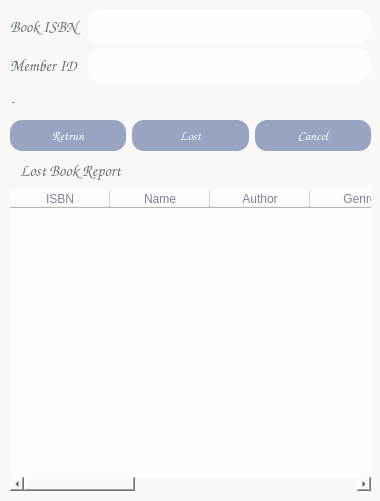
<?xml version="1.0" encoding="UTF-8"?>
<ui version="4.0">
 <class>handback</class>
 <widget class="QDialog" name="handback">
  <property name="geometry">
   <rect>
    <x>0</x>
    <y>0</y>
    <width>380</width>
    <height>501</height>
   </rect>
  </property>
  <property name="windowTitle">
   <string>Dialog</string>
  </property>
  <property name="styleSheet">
   <string notr="true">background-color: rgb(250, 248, 245);</string>
  </property>
  <widget class="QTableWidget" name="lostBookTable">
   <property name="geometry">
    <rect>
     <x>10</x>
     <y>190</y>
     <width>361</width>
     <height>301</height>
    </rect>
   </property>
   <property name="font">
    <font>
     <family>Comic Sans MS</family>
     <pointsize>10</pointsize>
     <italic>false</italic>
     <bold>false</bold>
    </font>
   </property>
   <property name="styleSheet">
    <string notr="true">color: rgb(121, 131, 154);
background-color: rgb(253, 253, 252);
border-radius: 12px;
font: 10pt &quot;Comic Sans MS&quot;;</string>
   </property>
   <column>
    <property name="text">
     <string>ISBN</string>
    </property>
   </column>
   <column>
    <property name="text">
     <string>Name</string>
    </property>
   </column>
   <column>
    <property name="text">
     <string>Author</string>
    </property>
   </column>
   <column>
    <property name="text">
     <string>Genre</string>
    </property>
   </column>
   <column>
    <property name="text">
     <string>Publisher</string>
    </property>
   </column>
   <column>
    <property name="text">
     <string>Price</string>
    </property>
   </column>
   <column>
    <property name="text">
     <string>Quantity</string>
    </property>
   </column>
   <column>
    <property name="text">
     <string>Date</string>
    </property>
   </column>
   <column>
    <property name="text">
     <string>Description</string>
    </property>
   </column>
  </widget>
  <widget class="QWidget" name="layoutWidget">
   <property name="geometry">
    <rect>
     <x>10</x>
     <y>10</y>
     <width>361</width>
     <height>71</height>
    </rect>
   </property>
   <layout class="QFormLayout" name="formLayout">
    <item row="0" column="0">
     <widget class="QLabel" name="label">
      <property name="font">
       <font>
        <family>Comic Sans MS</family>
        <pointsize>12</pointsize>
       </font>
      </property>
      <property name="styleSheet">
       <string notr="true">color: rgb(100, 114, 121);</string>
      </property>
      <property name="text">
       <string>Book ISBN</string>
      </property>
     </widget>
    </item>
    <item row="0" column="1">
     <widget class="QLineEdit" name="bookISBNLineEdit">
      <property name="sizePolicy">
       <sizepolicy hsizetype="Expanding" vsizetype="Expanding">
        <horstretch>0</horstretch>
        <verstretch>0</verstretch>
       </sizepolicy>
      </property>
      <property name="font">
       <font>
        <family>Comic Sans MS</family>
        <pointsize>12</pointsize>
       </font>
      </property>
      <property name="styleSheet">
       <string notr="true">color: rgb(121, 131, 154);
background-color: rgb(253, 253, 252);
border-radius: 12px;</string>
      </property>
     </widget>
    </item>
    <item row="1" column="0">
     <widget class="QLabel" name="label_2">
      <property name="font">
       <font>
        <family>Comic Sans MS</family>
        <pointsize>12</pointsize>
       </font>
      </property>
      <property name="styleSheet">
       <string notr="true">color: rgb(100, 114, 121);</string>
      </property>
      <property name="text">
       <string>Member ID</string>
      </property>
     </widget>
    </item>
    <item row="1" column="1">
     <widget class="QLineEdit" name="memberIDLineEdit">
      <property name="sizePolicy">
       <sizepolicy hsizetype="Expanding" vsizetype="Expanding">
        <horstretch>0</horstretch>
        <verstretch>0</verstretch>
       </sizepolicy>
      </property>
      <property name="font">
       <font>
        <family>Comic Sans MS</family>
        <pointsize>12</pointsize>
       </font>
      </property>
      <property name="styleSheet">
       <string notr="true">color: rgb(121, 131, 154);
background-color: rgb(253, 253, 252);
border-radius: 12px;</string>
      </property>
     </widget>
    </item>
   </layout>
  </widget>
  <widget class="QWidget" name="layoutWidget">
   <property name="geometry">
    <rect>
     <x>10</x>
     <y>120</y>
     <width>361</width>
     <height>31</height>
    </rect>
   </property>
   <layout class="QHBoxLayout" name="horizontalLayout_2">
    <item>
     <widget class="QPushButton" name="returnButton">
      <property name="sizePolicy">
       <sizepolicy hsizetype="Expanding" vsizetype="Preferred">
        <horstretch>0</horstretch>
        <verstretch>0</verstretch>
       </sizepolicy>
      </property>
      <property name="font">
       <font>
        <family>Comic Sans MS</family>
        <pointsize>10</pointsize>
       </font>
      </property>
      <property name="cursor">
       <cursorShape>PointingHandCursor</cursorShape>
      </property>
      <property name="styleSheet">
       <string notr="true">color: rgb(255, 255, 255);
background-color: rgb(152, 164, 193);
border-radius: 12px;
</string>
      </property>
      <property name="text">
       <string>Retrun</string>
      </property>
     </widget>
    </item>
    <item>
     <widget class="QPushButton" name="lostButton">
      <property name="sizePolicy">
       <sizepolicy hsizetype="Expanding" vsizetype="Preferred">
        <horstretch>0</horstretch>
        <verstretch>0</verstretch>
       </sizepolicy>
      </property>
      <property name="font">
       <font>
        <family>Comic Sans MS</family>
        <pointsize>10</pointsize>
       </font>
      </property>
      <property name="cursor">
       <cursorShape>PointingHandCursor</cursorShape>
      </property>
      <property name="styleSheet">
       <string notr="true">color: rgb(255, 255, 255);
background-color: rgb(152, 164, 193);
border-radius: 12px;
</string>
      </property>
      <property name="text">
       <string>Lost</string>
      </property>
     </widget>
    </item>
    <item>
     <widget class="QPushButton" name="pushButton_3">
      <property name="sizePolicy">
       <sizepolicy hsizetype="Expanding" vsizetype="Preferred">
        <horstretch>0</horstretch>
        <verstretch>0</verstretch>
       </sizepolicy>
      </property>
      <property name="font">
       <font>
        <family>Comic Sans MS</family>
        <pointsize>10</pointsize>
       </font>
      </property>
      <property name="cursor">
       <cursorShape>PointingHandCursor</cursorShape>
      </property>
      <property name="styleSheet">
       <string notr="true">color: rgb(255, 255, 255);
background-color: rgb(152, 164, 193);
border-radius: 12px;
</string>
      </property>
      <property name="text">
       <string>Cancel</string>
      </property>
     </widget>
    </item>
   </layout>
  </widget>
  <widget class="QLabel" name="label_6">
   <property name="geometry">
    <rect>
     <x>20</x>
     <y>160</y>
     <width>151</width>
     <height>21</height>
    </rect>
   </property>
   <property name="font">
    <font>
     <family>Comic Sans MS</family>
     <pointsize>12</pointsize>
    </font>
   </property>
   <property name="styleSheet">
    <string notr="true">color: rgb(100, 114, 121);</string>
   </property>
   <property name="text">
    <string>Lost Book Report</string>
   </property>
  </widget>
  <widget class="QLabel" name="statusLabel">
   <property name="geometry">
    <rect>
     <x>10</x>
     <y>90</y>
     <width>361</width>
     <height>21</height>
    </rect>
   </property>
   <property name="font">
    <font>
     <family>Comic Sans MS</family>
     <pointsize>12</pointsize>
    </font>
   </property>
   <property name="styleSheet">
    <string notr="true">color: rgb(100, 114, 121);</string>
   </property>
   <property name="text">
    <string>-</string>
   </property>
  </widget>
 </widget>
 <resources/>
 <connections>
  <connection>
   <sender>pushButton_3</sender>
   <signal>clicked()</signal>
   <receiver>handback</receiver>
   <slot>close()</slot>
   <hints>
    <hint type="sourcelabel">
     <x>355</x>
     <y>340</y>
    </hint>
    <hint type="destinationlabel">
     <x>386</x>
     <y>337</y>
    </hint>
   </hints>
  </connection>
 </connections>
</ui>
